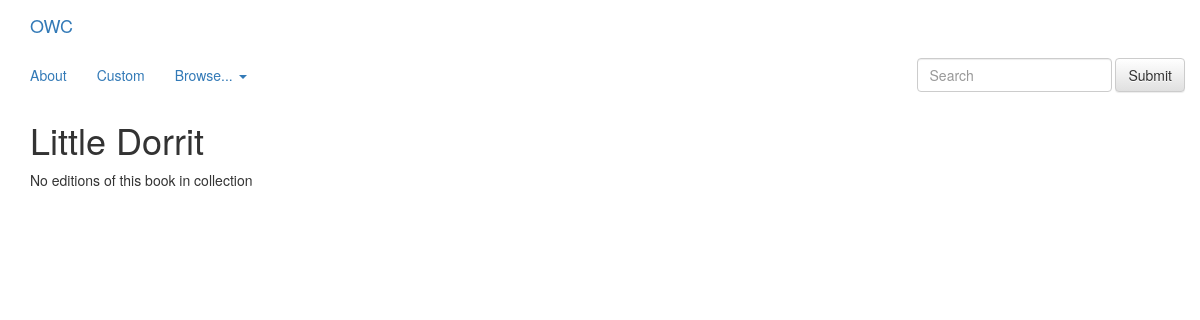
Before: /book/3/ with the older database file.
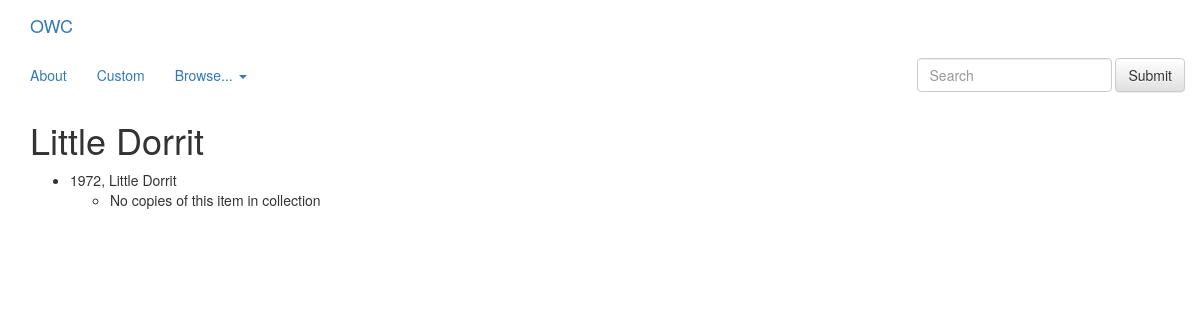
After: the same page with the newer database file.
### books/models.py (models this page shows, shortened)
class Edition(models.Model):
    year = models.IntegerField(default=0)
    book = models.ForeignKey(Book, on_delete=models.CASCADE)

class Book(models.Model):
    title = models.CharField(max_length=200)
    volume = models.IntegerField(default=0)

### books/views.py (the view)
# urls.py: url(r'^(?P<book_id>[0-9]+)/$', views.detail, name='detail'),
def detail(request, book_id):
    book = get_object_or_404(Book, pk=book_id)
    return render(request, 'books/detail.html', {'book': book})

### books/templates/books/detail.html (shortened to what this page needs)
{% extends 'books/base.html' %}
{% block content %}
<h1>{{ book.title }}</h1>
{% if book.edition_set.all %}
<ul>
{% for edition in book.edition_set.all %}
    <li>{{ edition.year }}, {{ edition.book.title }}
    	<ul>
    	{% if edition.instance_set.all %}
    	{% for instance in edition.instance_set.all %}
    		<li>{{ instance.condition }}</li>
    	{% endfor %}
    	{% else %}
    		<li>No copies of this item in collection</li>
    	{% endif %}
    	</ul>
    </li>
{% endfor %}
</ul>
{% else %}
	<p>No editions of this book in collection</p>
{% endif %}
{% endblock %}

Changed rows visible on the page:
added Edition: year "1972", book "Little Dorrit", shows "No copies of this item in collection"
Other visible differences:
text no longer shown: "No editions of this book in collection"
